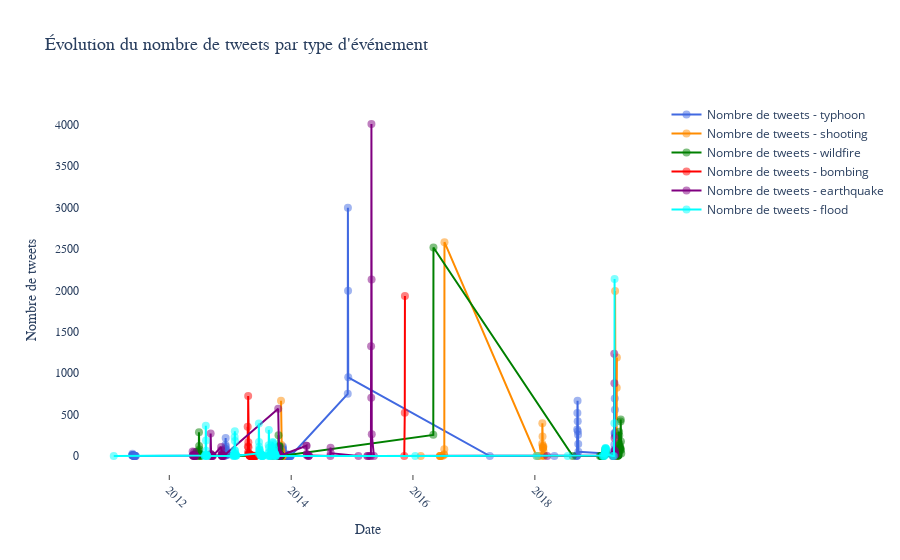

The notebook cell saved with this chart:
### Code cell
import plotly.graph_objs as go
import pandas as pd
import matplotlib.pyplot as plt

# Liste des types d'événements
event_types = ['typhoon', 'shooting', 'wildfire', 'bombing', 'earthquake', 'flood']
event_colors = {
    'typhoon': 'royalblue',
    'shooting': 'darkorange',
    'wildfire': 'green',
    'bombing': 'red',
    'earthquake': 'purple',
    'flood': 'cyan'
}

# Créer une liste pour stocker les traces
traces = []

# Parcourir tous les types d'événements
for event_type in event_types:
    tweet_dates = []

    # Parcourir les nœuds de type 'Tweet' et associer les tweets à l'événement spécifié
    for tweet_node, tweet_data in graph.nodes(data=True):
        if tweet_data.get("labels") == ":Tweet" and tweet_data.get("eventType") == event_type:
            if 'created_at' in tweet_data:
                tweet_time = tweet_data['created_at']  # Récupérer l'heure du tweet
                tweet_dates.append(tweet_time)  # Ajouter la date du tweet à la liste

    # Convertir les dates en format datetime
    tweet_dates = pd.to_datetime(tweet_dates, errors='coerce')

    # Retirer les valeurs invalides (NaT) générées par des erreurs de conversion
    tweet_dates = tweet_dates.dropna()

    # Créer une Series avec les dates des tweets
    tweet_dates_series = pd.Series(tweet_dates)

    # Compter le nombre de tweets par jour
    tweet_counts = tweet_dates_series.groupby(tweet_dates_series.dt.date).size()

    # Créer une série de toutes les dates possibles entre la première et la dernière date
    #all_dates = pd.date_range(start=tweet_counts.index.min(), end=tweet_counts.index.max(), freq='D')

    # Réindexer tweet_counts pour inclure toutes les dates, en mettant les dates manquantes à zéro
    #tweet_counts_full = tweet_counts.reindex(all_dates, fill_value=0)
    tweet_counts_full = tweet_counts

    # Si le nombre de tweets est supérieur à 0, ajouter la trace
    if tweet_counts_full.sum() > 0:
        trace = go.Scatter(
            x=tweet_counts_full.index,
            y=tweet_counts_full.values,
            mode='lines+markers',  # Afficher à la fois les lignes et les marqueurs
            name=f"Nombre de tweets - {event_type}",
            line=dict(color=event_colors[event_type], width=2),
            marker=dict(size=8, color=event_colors[event_type], opacity=0.5)
        )
        traces.append(trace)

# Mettre à jour la mise en page du graphique
layout = go.Layout(
    title="Évolution du nombre de tweets par type d'événement",
    title_font=dict(size=18, family='Arial, sans-serif'),
    xaxis=dict(
        title="Date",
        title_font=dict(size=14, family='Arial, sans-serif'),
        showgrid=True,
        tickangle=45,
        ticks="inside",
        tickfont=dict(size=12, family='Arial, sans-serif')
    ),
    yaxis=dict(
        title="Nombre de tweets",
        title_font=dict(size=14, family='Arial, sans-serif'),
        showgrid=True,
        tickfont=dict(size=12, family='Arial, sans-serif')
    ),
    hovermode='closest',  # Afficher des informations au survol de la souris
    plot_bgcolor='white',  # Fond blanc pour le graphique
    paper_bgcolor='rgba(0,0,0,0)',  # Fond transparent pour la page
    showlegend=True,  # Afficher la légende
    xaxis_rangeslider_visible=False,  # Désactiver la barre de zoom (range slider)
    autosize=True
)

# Créer la figure avec les données et la mise en page
fig = go.Figure(data=traces, layout=layout)

# Afficher le graphique
fig.show()

### Figure 1 — Plotly figure (JSON) as saved in the notebook; plotly's stock layout.template omitted (floating-point values rounded to 4 significant figures)
{"data": [{"line": {"color": "royalblue", "width": 2}, "marker": {"color": "royalblue", "opacity": 0.5, "size": 8}, "mode": "lines+markers", "name": "Nombre de tweets - typhoon", "type": "scatter", "x": ["2011-05-23", "2011-05-24", "2011-05-25", "2011-05-26", "2011-05-27", "2011-05-28", "2011-05-29", "2011-05-30", "2011-05-31", "2011-06-01", "2011-06-02", "2011-06-03", "2011-06-04", "2011-06-05", "2011-06-06", "2011-06-07", "2011-06-08", "2011-06-09", "2011-06-12", "2011-06-14", "2012-11-30", "2012-12-01", "2012-12-02", "2012-12-03", "2012-12-04", "2012-12-05", "2012-12-06", "2012-12-07", "2012-12-08", "2012-12-09", "2012-12-10", "2012-12-11", "2012-12-12", "2012-12-13", "2012-12-14", "2013-11-06", "2013-11-07", "2013-11-08", "2013-11-09", "2013-11-10", "2013-11-11", "2013-11-12", "2013-11-13", "2013-11-14", "2013-11-15", "2013-11-16", "2013-11-17", "2013-11-18", "2013-11-19", "2013-11-20", "2013-11-21", "2013-11-22", "2013-11-23", "2013-11-24", "2013-11-25", "2013-11-26", "2013-11-27", "2013-11-28", "2013-11-29", "2013-11-30", "2013-12-01", "2013-12-02", "2013-12-03", "2013-12-04", "2013-12-05", "2013-12-07", "2013-12-08", "2013-12-09", "2013-12-10", "2013-12-11", "2013-12-12", "2013-12-14", "2013-12-15", "2013-12-16", "2013-12-17", "2013-12-18", "2013-12-20", "2013-12-24", "2013-12-25", "2013-12-27", "2013-12-28", "2013-12-29", "2014-12-06", "2014-12-07", "2014-12-08", "2014-12-09", "2017-04-06", "2018-04-28", "2018-09-04", "2018-09-09", "2018-09-10", "2018-09-11", "2018-09-12", "2018-09-13", "2018-09-14", "2018-09-15", "2018-09-16", "2018-09-17", "2018-09-18", "2018-09-19", "2019-04-20", "2019-04-21", "2019-04-22", "2019-04-23", "2019-04-24", "2019-04-25", "2019-04-26", "2019-04-27", "2019-04-28", "2019-04-29"], "y": [10, 12, 27, 9, 8, 3, 10, 7, 9, 5, 6, 3, 2, 1, 1, 2, 5, 1, 1, 1, 4, 6, 89, 137, 219, 115, 81, 60, 47, 26, 20, 29, 20, 26, 14, 7, 33, 84, 64, 84, 105, 116, 78, 47, 29, 32, 16, 24, 25, 23, 13, 4, 4, 3, 13, 13, 10, 6, 4, 5, 6, 3, 8, 6, 5, 12, 1, 3, 19, 15, 1, 1, 3, 1, 1, 7, 1, 1, 1, 2, 1, 2, 751, 2996, 1995, 950, 1, 1, 1, 1, 6, 3, 322, 520, 668, 419, 301, 256, 147, 51, 25, 58, 78, 140, 279, 696, 559, 244, 271, 282]}, {"line": {"color": "darkorange", "width": 2}, "marker": {"color": "darkorange", "opacity": 0.5, "size": 8}, "mode": "lines+markers", "name": "Nombre de tweets - shooting", "type": "scatter", "x": ["2013-11-01", "2013-11-02", "2013-11-03", "2013-11-04", "2013-11-05", "2013-11-06", "2013-11-07", "2013-11-08", "2013-11-09", "2013-11-10", "2013-11-11", "2013-11-12", "2016-02-17", "2016-06-10", "2016-06-12", "2016-06-13", "2016-06-15", "2016-06-25", "2016-07-05", "2016-07-06", "2016-07-07", "2016-07-08", "2018-01-11", "2018-01-19", "2018-01-23", "2018-02-13", "2018-02-14", "2018-02-15", "2018-02-16", "2018-02-17", "2018-02-18", "2018-02-19", "2018-02-20", "2018-02-21", "2018-02-22", "2018-02-23", "2018-02-24", "2018-02-25", "2019-04-26", "2019-04-27", "2019-04-30", "2019-05-05", "2019-05-06", "2019-05-07", "2019-05-08"], "y": [668, 138, 67, 57, 20, 10, 7, 3, 1, 2, 1, 1, 1, 2, 1, 1, 1, 1, 14, 23, 83, 2582, 1, 1, 1, 2, 149, 396, 237, 123, 102, 96, 101, 118, 57, 9, 11, 1, 1, 1992, 1, 1, 34, 826, 1189]}, {"line": {"color": "green", "width": 2}, "marker": {"color": "green", "opacity": 0.5, "size": 8}, "mode": "lines+markers", "name": "Nombre de tweets - wildfire", "type": "scatter", "x": ["2012-06-09", "2012-06-10", "2012-06-11", "2012-06-12", "2012-06-13", "2012-06-14", "2012-06-15", "2012-06-16", "2012-06-17", "2012-06-18", "2012-06-19", "2012-06-20", "2012-06-21", "2012-06-22", "2012-06-23", "2012-06-24", "2012-06-25", "2012-06-26", "2012-06-27", "2012-06-28", "2012-06-29", "2012-06-30", "2012-07-01", "2012-07-02", "2012-07-03", "2012-07-04", "2012-07-05", "2012-07-06", "2012-07-07", "2012-07-08", "2013-09-12", "2013-10-12", "2013-10-13", "2013-10-14", "2013-10-15", "2013-10-16", "2013-10-17", "2013-10-18", "2013-10-19", "2013-10-20", "2013-10-21", "2013-10-22", "2013-10-23", "2013-10-24", "2013-10-25", "2013-10-26", "2013-10-27", "2013-10-28", "2013-10-29", "2013-10-30", "2013-10-31", "2013-11-01", "2016-05-02", "2016-05-03", "2018-08-16", "2019-01-26", "2019-02-01", "2019-02-05", "2019-02-06", "2019-02-07", "2019-02-08", "2019-02-09", "2019-02-17", "2019-02-23", "2019-02-24", "2019-02-25", "2019-02-26", "2019-02-27", "2019-02-28", "2019-03-01", "2019-03-02", "2019-03-03", "2019-03-04", "2019-05-12", "2019-05-13", "2019-05-14", "2019-05-15", "2019-05-16", "2019-05-17", "2019-05-18", "2019-05-19", "2019-05-20", "2019-05-21", "2019-05-22", "2019-05-23", "2019-05-24", "2019-05-25", "2019-05-26", "2019-05-27", "2019-05-28", "2019-05-29", "2019-05-30", "2019-05-31", "2019-06-01", "2019-06-02", "2019-06-03"], "y": [5, 28, 49, 45, 16, 28, 19, 7, 17, 17, 16, 12, 7, 7, 16, 29, 20, 62, 288, 121, 79, 8, 16, 17, 21, 28, 8, 5, 4, 7, 1, 6, 23, 4, 2, 11, 251, 100, 44, 96, 120, 111, 121, 72, 23, 7, 14, 7, 5, 2, 3, 2, 256, 2517, 1, 1, 1, 1, 1, 2, 1, 1, 1, 18, 20, 29, 30, 78, 23, 63, 43, 46, 31, 1, 6, 12, 5, 13, 15, 9, 40, 131, 294, 247, 152, 125, 71, 97, 97, 79, 101, 418, 442, 176, 74, 30]}, {"line": {"color": "red", "width": 2}, "marker": {"color": "red", "opacity": 0.5, "size": 8}, "mode": "lines+markers", "name": "Nombre de tweets - bombing", "type": "scatter", "x": ["2013-04-15", "2013-04-16", "2013-04-17", "2013-04-18", "2013-04-19", "2013-04-20", "2013-04-21", "2013-04-22", "2013-04-23", "2013-04-24", "2013-04-25", "2013-04-26", "2013-04-27", "2013-04-28", "2013-04-29", "2013-04-30", "2013-05-01", "2013-05-02", "2013-05-03", "2013-05-04", "2013-05-05", "2013-05-07", "2013-05-08", "2013-05-09", "2013-05-10", "2013-05-11", "2013-05-13", "2013-05-14", "2013-05-15", "2013-05-18", "2013-05-22", "2013-05-23", "2013-05-24", "2013-05-27", "2013-05-29", "2013-05-30", "2013-05-31", "2013-06-01", "2015-11-10", "2015-11-13", "2015-11-14"], "y": [354, 115, 43, 726, 167, 107, 26, 34, 21, 20, 16, 14, 5, 7, 1, 10, 14, 4, 2, 6, 1, 1, 2, 1, 5, 8, 4, 2, 1, 1, 1, 2, 3, 1, 1, 2, 1, 1, 1, 523, 1932]}, {"line": {"color": "purple", "width": 2}, "marker": {"color": "purple", "opacity": 0.5, "size": 8}, "mode": "lines+markers", "name": "Nombre de tweets - earthquake", "type": "scatter", "x": ["2012-05-20", "2012-05-21", "2012-05-22", "2012-05-23", "2012-05-26", "2012-05-28", "2012-05-29", "2012-05-30", "2012-05-31", "2012-06-03", "2012-06-04", "2012-06-06", "2012-09-04", "2012-09-05", "2012-09-06", "2012-09-07", "2012-09-08", "2012-09-10", "2012-09-12", "2012-09-13", "2012-09-14", "2012-09-16", "2012-09-18", "2012-11-07", "2012-11-08", "2012-11-09", "2012-11-10", "2012-11-11", "2012-11-12", "2012-11-13", "2012-11-14", "2012-11-16", "2012-11-17", "2012-11-21", "2013-10-15", "2013-10-16", "2013-10-17", "2013-10-18", "2013-10-19", "2013-10-20", "2013-10-21", "2013-10-22", "2013-10-23", "2013-10-24", "2013-10-25", "2014-04-02", "2014-04-03", "2014-04-04", "2014-04-05", "2014-04-06", "2014-04-15", "2014-04-16", "2014-04-17", "2014-08-24", "2014-08-25", "2014-08-26", "2015-02-08", "2015-04-02", "2015-04-06", "2015-04-16", "2015-04-24", "2015-04-25", "2015-04-26", "2015-04-27", "2015-04-28", "2015-04-29", "2015-05-12", "2018-03-16", "2019-04-14", "2019-04-15", "2019-04-16", "2019-04-17", "2019-04-18", "2019-04-19", "2019-04-20", "2019-04-21", "2019-04-22", "2019-04-23", "2019-04-24", "2019-04-25", "2019-04-26", "2019-04-27", "2019-04-28", "2019-04-29"], "y": [55, 8, 13, 6, 2, 2, 48, 11, 1, 1, 5, 2, 2, 273, 23, 26, 11, 4, 11, 2, 3, 3, 2, 109, 72, 16, 3, 21, 20, 1, 1, 1, 2, 1, 571, 106, 43, 29, 26, 23, 19, 12, 4, 3, 4, 125, 126, 24, 19, 6, 2, 1, 8, 1, 102, 35, 1, 1, 1, 1, 1, 1325, 703, 4008, 2132, 263, 1, 1, 2, 10, 8, 9, 2, 5, 4, 6, 1235, 879, 218, 58, 66, 26, 17, 21]}, {"line": {"color": "cyan", "width": 2}, "marker": {"color": "cyan", "opacity": 0.5, "size": 8}, "mode": "lines+markers", "name": "Nombre de tweets - flood", "type": "scatter", "x": ["2011-02-02", "2012-08-01", "2012-08-02", "2012-08-05", "2012-08-06", "2012-08-07", "2012-08-08", "2012-08-09", "2012-08-10", "2012-08-11", "2012-08-12", "2012-08-13", "2012-08-14", "2012-08-15", "2013-01-20", "2013-01-21", "2013-01-22", "2013-01-23", "2013-01-24", "2013-01-25", "2013-01-26", "2013-01-27", "2013-01-28", "2013-01-29", "2013-01-30", "2013-01-31", "2013-02-01", "2013-02-02", "2013-02-03", "2013-02-04", "2013-02-05", "2013-06-20", "2013-06-21", "2013-06-22", "2013-06-23", "2013-06-24", "2013-06-25", "2013-06-26", "2013-06-27", "2013-06-28", "2013-07-01", "2013-07-02", "2013-07-03", "2013-07-04", "2013-07-05", "2013-07-06", "2013-07-07", "2013-07-08", "2013-07-09", "2013-07-10", "2013-07-11", "2013-07-12", "2013-07-13", "2013-07-14", "2013-07-15", "2013-07-16", "2013-08-17", "2013-08-18", "2013-08-19", "2013-08-20", "2013-08-21", "2013-08-22", "2013-08-23", "2013-08-24", "2013-08-25", "2013-08-26", "2013-08-27", "2013-09-12", "2013-09-13", "2013-09-14", "2013-09-15", "2013-09-16", "2013-09-17", "2013-09-18", "2013-09-19", "2013-09-20", "2013-09-21", "2013-09-22", "2013-09-23", "2013-09-24", "2013-09-25", "2013-09-26", "2013-09-27", "2013-09-28", "2013-09-29", "2013-09-30", "2013-10-01", "2016-01-15", "2018-01-12", "2018-07-17", "2019-02-11", "2019-02-16", "2019-02-21", "2019-02-23", "2019-02-24", "2019-02-25", "2019-02-26", "2019-02-27", "2019-02-28", "2019-03-01", "2019-03-02", "2019-03-03", "2019-03-04", "2019-03-05", "2019-03-06", "2019-04-12", "2019-04-20", "2019-04-23", "2019-04-24"], "y": [1, 1, 1, 8, 16, 367, 187, 63, 17, 6, 11, 4, 5, 2, 1, 7, 2, 12, 13, 34, 70, 231, 299, 181, 65, 35, 22, 7, 6, 7, 4, 32, 392, 170, 114, 79, 64, 80, 38, 39, 5, 10, 10, 17, 14, 10, 3, 11, 15, 5, 6, 4, 1, 5, 2, 3, 2, 43, 132, 316, 102, 40, 10, 3, 7, 5, 1, 170, 2, 4, 161, 143, 108, 105, 86, 56, 59, 26, 37, 33, 13, 24, 19, 6, 3, 6, 2, 1, 1, 1, 1, 1, 1, 7, 31, 39, 50, 82, 98, 93, 94, 79, 84, 48, 22, 1, 1, 397, 2138]}], "layout": {"autosize": true, "hovermode": "closest", "paper_bgcolor": "rgba(0,0,0,0)", "plot_bgcolor": "white", "showlegend": true, "title": {"font": {"family": "Arial, sans-serif", "size": 18}, "text": "Évolution du nombre de tweets par type d'événement"}, "xaxis": {"rangeslider": {"visible": false}, "showgrid": true, "tickangle": 45, "tickfont": {"family": "Arial, sans-serif", "size": 12}, "ticks": "inside", "title": {"font": {"family": "Arial, sans-serif", "size": 14}, "text": "Date"}}, "yaxis": {"showgrid": true, "tickfont": {"family": "Arial, sans-serif", "size": 12}, "title": {"font": {"family": "Arial, sans-serif", "size": 14}, "text": "Nombre de tweets"}}}}
